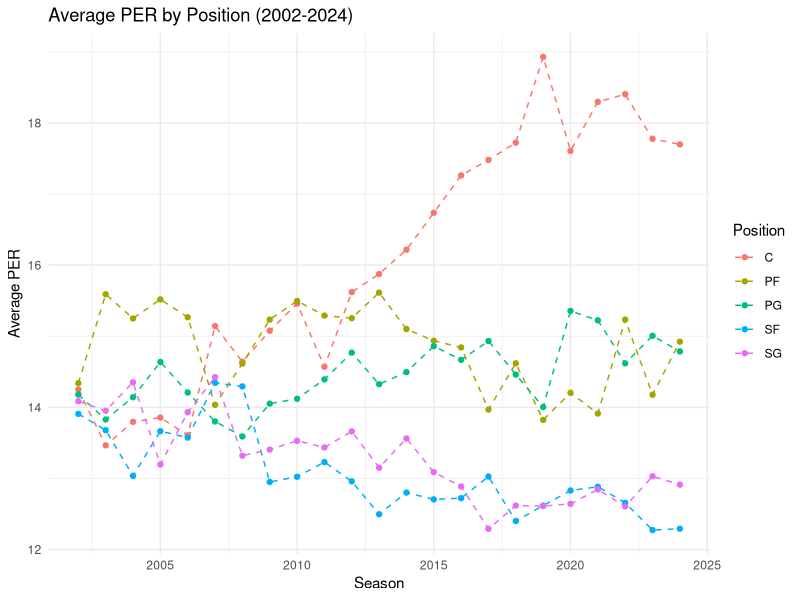

Generate this figure with R:
# Slide 10 - "Increased Center Efficiency"
# Average PER (Player Efficiency Rating) for each position, every season 2002-2024
# Uses the same data as the model (data/historical_data.csv). Run from the repo root.
# Note: this data shows the same story (centers rise the most), but the slide's
# 2024 numbers are higher for every position, so the original used a slightly
# different data set or filter.

library(tidyverse)

# Define the five primary positions
primary_positions <- c("PG", "SG", "SF", "PF", "C")

historical_data <- read.csv('data/historical_data.csv')

# Average PER by season and position (only players with 500+ minutes)
per_by_position <- historical_data %>%
  filter(pos %in% primary_positions, season >= 2002, mp >= 500) %>%
  group_by(season, pos) %>%
  summarise(
    AveragePER = mean(per, na.rm = TRUE)
  ) %>%
  ungroup()

# Plot the data
plot <- per_by_position %>%
  ggplot(aes(x = season, y = AveragePER, color = pos)) +
  geom_line(linetype = "dashed") +
  geom_point() +
  labs(
    title = "Average PER by Position (2002-2024)",
    x = "Season",
    y = "Average PER",
    color = "Position"
  ) +
  theme_minimal()

# Display the plot
plot
